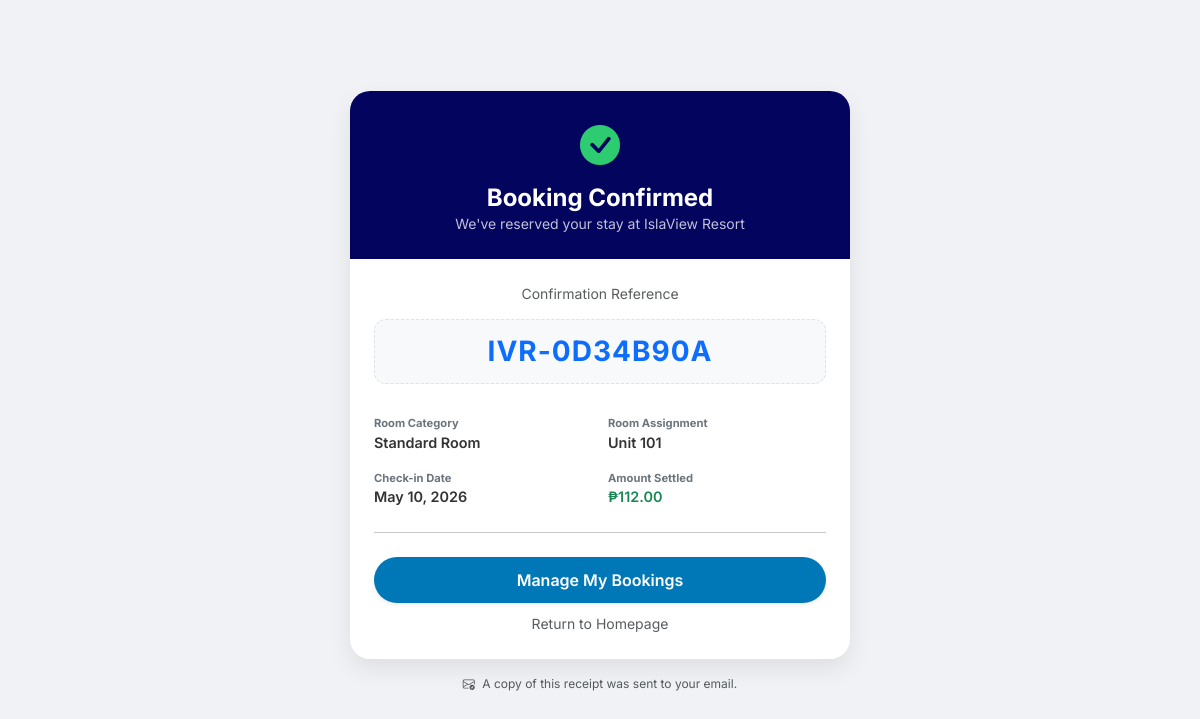
The page /booking_success.php?ref=IVR-0D34B90A on the database its author committed.
### tables this page shows
CREATE TABLE `bookings` (
  `booking_id` int(10) UNSIGNED NOT NULL,
  `reference_code` varchar(20) NOT NULL,
  `guest_id` int(10) UNSIGNED NOT NULL,
  `room_id` smallint(5) UNSIGNED NOT NULL,
  `promo_id` int(10) UNSIGNED DEFAULT NULL,
  `booked_by` int(10) UNSIGNED DEFAULT NULL,
  `check_in_date` date NOT NULL,
  `check_out_date` date NOT NULL,
  `num_adults` tinyint(3) UNSIGNED NOT NULL DEFAULT 1,
  `num_children` tinyint(3) UNSIGNED NOT NULL DEFAULT 0,
  `nights` tinyint(3) UNSIGNED NOT NULL,
  `base_amount` decimal(10,2) NOT NULL,
  `discount_amount` decimal(10,2) NOT NULL DEFAULT 0.00,
  `tax_amount` decimal(10,2) NOT NULL DEFAULT 0.00,
  `total_amount` decimal(10,2) NOT NULL,
  `status` enum('pending','confirmed','checked_in','checked_out','cancelled','no_show') NOT NULL DEFAULT 'pending',
  `booking_source` enum('online','walk_in','phone','agent') NOT NULL DEFAULT 'online',
  `special_requests` text DEFAULT NULL,
  `internal_notes` text DEFAULT NULL,
  `early_checkin` tinyint(1) NOT NULL DEFAULT 0,
  `late_checkout` tinyint(1) NOT NULL DEFAULT 0,
  `early_checkin_fee` decimal(10,2) NOT NULL DEFAULT 0.00,
  `late_checkout_fee` decimal(10,2) NOT NULL DEFAULT 0.00,
  `cancelled_at` datetime DEFAULT NULL,
  `cancel_reason` text DEFAULT NULL,
  `created_at` datetime NOT NULL DEFAULT current_timestamp(),
  `updated_at` datetime NOT NULL DEFAULT current_timestamp() ON UPDATE current_timestamp()
);

CREATE TABLE `room_types` (
  `room_type_id` smallint(5) UNSIGNED NOT NULL,
  `type_name` varchar(100) NOT NULL,
  `description` text DEFAULT NULL,
  `max_occupancy` tinyint(3) UNSIGNED NOT NULL DEFAULT 2,
  `base_price` decimal(10,2) NOT NULL,
  `is_active` tinyint(1) NOT NULL DEFAULT 1
);

CREATE TABLE `rooms` (
  `room_id` smallint(5) UNSIGNED NOT NULL,
  `room_type_id` smallint(5) UNSIGNED NOT NULL,
  `room_number` varchar(20) NOT NULL,
  `floor_level` tinyint(4) DEFAULT NULL,
  `description` text DEFAULT NULL,
  `is_active` tinyint(1) NOT NULL DEFAULT 1
);

### booking_success.php (the view, shortened to what this page needs)
<?php
include 'config/db.php';
$ref_code = mysqli_real_escape_string($conn, $_GET['ref']);
$sql = "SELECT b.*, rt.type_name, r.room_number
        FROM bookings b
        JOIN rooms r ON b.room_id = r.room_id
        JOIN room_types rt ON r.room_type_id = rt.room_type_id
        WHERE b.reference_code = '$ref_code' LIMIT 1";
$result = $conn->query($sql);
$booking = $result->fetch_assoc();
?>
<!DOCTYPE html>
<html lang="en">
<head>
    <link href="https://cdn.jsdelivr.net/npm/bootstrap@5.3.0/dist/css/bootstrap.min.css" rel="stylesheet">
    <link rel="stylesheet" href="https://cdn.jsdelivr.net/npm/bootstrap-icons@1.11.1/font/bootstrap-icons.css">
</head>
<body>
<div class="container">
    <div class="success-card">
        <div class="success-header">
            <i class="bi bi-check-circle-fill check-icon d-block mb-2"></i>
            <h4 class="fw-bold m-0">Booking Confirmed</h4>
            <p class="small opacity-75 mb-0">We've reserved your stay at IslaView Resort</p>
        </div>
        <div class="card-body p-4">
            <div class="text-center">
                <p class="small text-muted mb-1">Confirmation Reference</p>
                <div class="ref-box">
                    <h3 class="fw-bold text-primary m-0" style="letter-spacing: 1px;"><?php echo $booking['reference_code']; ?></h3>
                </div>
            </div>
            <div class="row g-3 mt-1">
                <div class="col-6">
                    <div class="detail-label">Room Category</div>
                    <div class="detail-value text-truncate"><?php echo $booking['type_name']; ?></div>
                </div>
                <div class="col-6">
                    <div class="detail-label">Room Assignment</div>
                    <div class="detail-value">Unit <?php echo $booking['room_number']; ?></div>
                </div>
                <div class="col-6">
                    <div class="detail-label">Check-in Date</div>
                    <div class="detail-value"><?php echo date('M d, Y', strtotime($booking['check_in_date'])); ?></div>
                </div>
                <div class="col-6">
                    <div class="detail-label">Amount Settled</div>
                    <div class="detail-value text-success">₱<?php echo number_format($booking['total_amount'], 2); ?></div>
                </div>
            </div>
            <hr class="my-4 opacity-10">
            <div class="text-center">
                <a href="my_bookings.php" class="btn btn-home w-100 mb-2 shadow-sm">Manage My Bookings</a>
                <a href="index.php" class="text-muted small text-decoration-none">Return to Homepage</a>
            </div>
        </div>
    </div>
    <div class="text-center mt-3">
        <p class="text-muted" style="font-size: 0.75rem;">
            <i class="bi bi-envelope-check me-1"></i> A copy of this receipt was sent to your email.
        </p>
    </div>
</div>
</body>
</html>

### booking_success.php (style rules this page uses)
:root { --primary-blue: #0077b6; --deep-ocean: #03045e; }
body { background-color: #f0f2f5; font-family: 'Inter', sans-serif; min-height: 100vh; display: flex; align-items: center; padding: 20px 0; }
.success-card { border: none; border-radius: 20px; box-shadow: 0 10px 25px rgba(0,0,0,0.08); overflow: hidden; background: white; max-width: 500px; margin: auto; }
.success-header { background: var(--deep-ocean); color: white; padding: 25px 20px; text-align: center; }
.ref-box { background: #f8f9fa; border: 1.5px dashed #dee2e6; border-radius: 12px; padding: 15px; margin: 15px 0; }
.btn-home { background: var(--primary-blue); color: white; border-radius: 50px; padding: 10px 25px; font-weight: 600; transition: 0.3s; text-decoration: none; }
.check-icon { font-size: 2.5rem; color: #2ecc71; }
.detail-label { font-size: 0.7rem; color: #6c757d; font-weight: 700; text-uppercase: uppercase; }
.detail-value { font-size: 0.9rem; font-weight: 600; color: #333; }

### rows shown on the page
bookings: reference_code "IVR-0D34B90A", room_types.type_name "Standard Room", room.room_number "101", check_in_date "May 10, 2026", total_amount "112.00"
